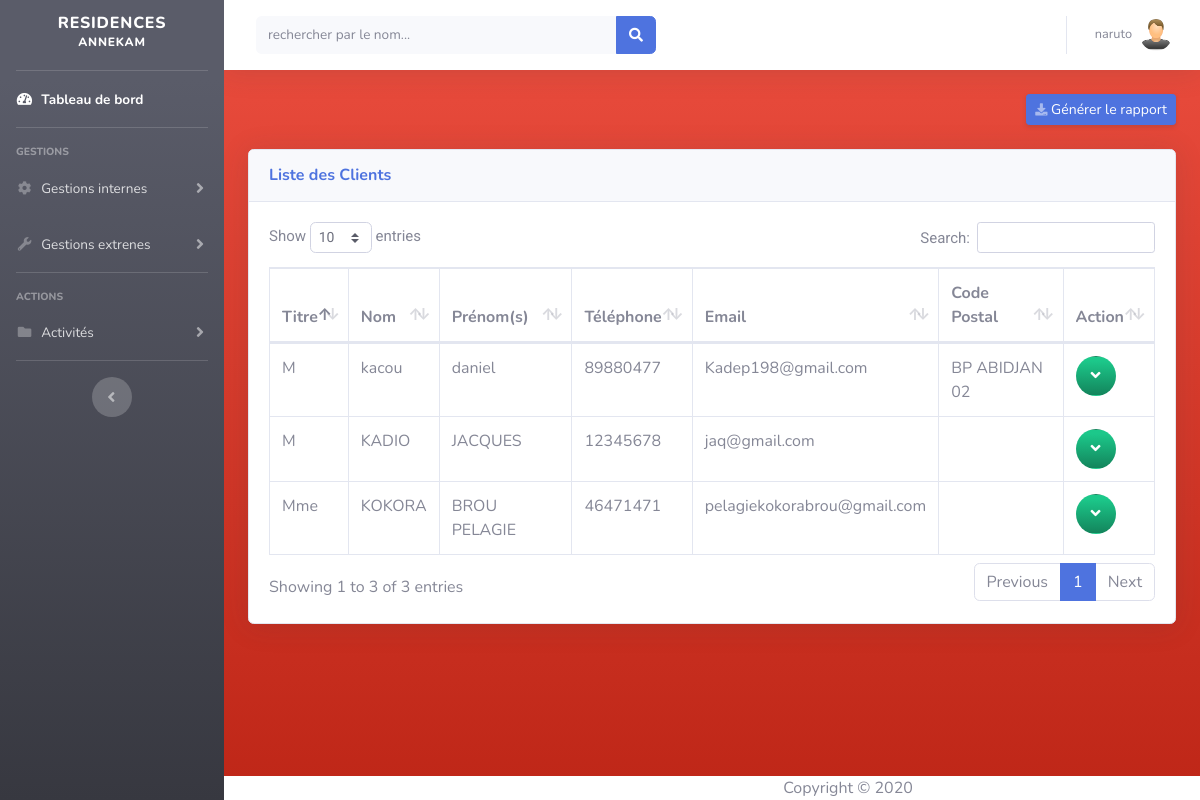
/admin/customer.php (signed in), run on the app's committed database.
### tables this page shows
CREATE TABLE IF NOT EXISTS `client` (
  `id_clt` int(11) NOT NULL AUTO_INCREMENT,
  `title` varchar(10) NOT NULL,
  `nom_clt` varchar(60) NOT NULL,
  `pnom_clt` varchar(60) NOT NULL,
  `tel` varchar(60) NOT NULL,
  `mail` varchar(255) NOT NULL,
  `address` varchar(255) NOT NULL,
  PRIMARY KEY (`id_clt`)
);

### Model/Customer.php (called while the page is built, shortened)
<?php
	class customer
	{
		public function all_customer()
		{
			require 'confige.php';
			$v = $bdd->query("SELECT SQL_NO_CACHE * FROM client ");
	        return $v;
		}
	}
?>

### admin/customer.php (the view, shortened to what this page needs)
<?php
  include("../Model/confige.php");
  require "../Model/Customer.php";
?>
<!DOCTYPE html>
<html lang="en">
<head>
  <link href="../vendor/fontawesome-free/css/all.min.css" rel="stylesheet" type="text/css">
  <link href="../css/sb-admin-2.min.css" rel="stylesheet">
  <link href="../vendor/datatables/dataTables.bootstrap4.min.css" rel="stylesheet">
  <link rel="stylesheet" href="../assets/css/tablestyle.css">
  <link rel="stylesheet" href="../assets/css/style.css">
</head>
</html>
<body id="page-top">
  <div id="wrapper">
    <div id="content-wrapper" class="d-flex flex-column bg-gradient-danger" >
      <div id="content">
        <nav class="navbar navbar-expand navbar-light bg-white topbar mb-4 static-top shadow">
          <form class="d-none d-sm-inline-block form-inline mr-auto ml-md-3 my-2 my-md-0 mw-100 navbar-search" method="post">
            <div class="input-group">
              <input type="text" class="form-control bg-light border-0 small" placeholder="rechercher par le nom..." aria-label="Search" aria-describedby="basic-addon2" name="nom" onkeyup="this.value=this.value.toUpperCase()">
              <div class="input-group-append">
                <button class="btn btn-primary" type="submit" name="go">
                  <i class="fas fa-search fa-sm"></i>
                </button>
              </div>
            </div>
          </form>
          <ul class="navbar-nav ml-auto">
            <li class="nav-item dropdown no-arrow">
              <a class="nav-link dropdown-toggle" href="#" id="userDropdown" role="button" data-toggle="dropdown" aria-haspopup="true" aria-expanded="false">
                <span class="mr-2 d-none d-lg-inline text-gray-600 small"><?php echo $_SESSION['pseudo']?></span>
                <img class="img-profile rounded-circle" src="../assets/images/icons/user.png">
              </a>
            </li>
          </ul>
        </nav>
        <div class="container-fluid">
          <div class="d-sm-flex align-items-center justify-content-between mb-4">
            <button class="d-none d-sm-inline-block btn btn-sm btn-primary shadow-sm" onclick="imprimer('section_to_print');"><i class="fas fa-download fa-sm text-white-50"></i> Générer le rapport</button>
          </div>
          <div class="card shadow mb-4">
            <div class="card-header py-3">
              <h6 class="m-0 font-weight-bold text-primary">Liste des Clients</h6>
            </div>
            <div class="card-body">
              <div class="table-responsive" id="section_to_print">
                <table class="table table-bordered" id="dataTable" width="100%" cellspacing="0">
                  <thead>
                    <tr><th>Titre</th><th>Nom</th><th>Prénom(s)</th><th>Téléphone</th><th>Email</th><th>Code Postal</th><th>Action</th></tr>
                  </thead>
                  <tbody>
                    <?php
                      $client = (new Customer())->all_customer();
                      while($aff = $client->fetch())
                      {
                        echo"<tr><td>".$aff[1]."</td><td> ".$aff[2]."</td><td>".$aff[3]."</td><td>".$aff[4]."</td><td>".$aff[5]."</td><td>".$aff[6]."</td>
                        <td>
                          <button type='button' class='collapsible btn btn-circle bg-gradient-success'><font color='white'><i class='fa fa-angle-down'></i></font></button>
                          <div class='content' style='display:none;'>
                            <button class='btn btn-circle bg-gradient-info'><a href='edit_customer.php?id=".$aff[0]."&amp;n=".$aff[2]."&amp;p=".$aff[3]."&amp;t=".$aff[4]."&amp;mail=".$aff[5]."&amp;ad=".$aff[6]."'><font color='white'><i class='fa fa-edit'></i></font></a>
                            </button>
                            <form method='post' action='../Model/delete.php'><input type='text' value='".$aff[0]."' style='display: none;' name='id'><button class='btn btn-circle bg-gradient-danger' type='submit' name='delcus'><font color='white'><i class='fa fa-trash'></i></font></button>
                            </form>
                          </div>
                        </td></tr>";
                      }
                    ?>
                  </tbody>
                </table>
              </div>
            </div>
          </div>
        </div>
      </div>
      <footer class="sticy-footer bg-white">
        <div class="container my-auto">
          <div class="copyright text-center my-auto">
            <span>Copyright &copy; 2020</span>
          </div>
        </div>
      </footer>
    </div>
  </div>
</body>

### assets/css/tablestyle.css (style rules this page uses)
a:link { color: #636465; text-decoration: none; }

### assets/css/style.css (style rules this page uses)
* { margin: 0; padding: 0; box-sizing: border-box; -webkit-box-sizing: border-box; -moz-box-sizing: border-box; -webkit-font-smoothing: antialiased; -moz-font-smoothing: antialiased; -o-font-smoothing: antialiased; font-smoothing: antialiased; text-rendering: optimizeLegibility; }
.copyright { text-align: center; width: 1200px }

### data on the page
client: title "M", nom_clt "kacou", pnom_clt "daniel", tel "89880477", mail "Kadep198@gmail.com", address "BP ABIDJAN 02"
client: title "Mme", nom_clt "KOKORA", pnom_clt "BROU PELAGIE", tel "46471471", mail "pelagiekokorabrou@gmail.com"
client: title "M", nom_clt "KADIO", pnom_clt "JACQUES", tel "12345678", mail "jaq@gmail.com"

### other printed values
$_SESSION['pseudo'] "naruto"
